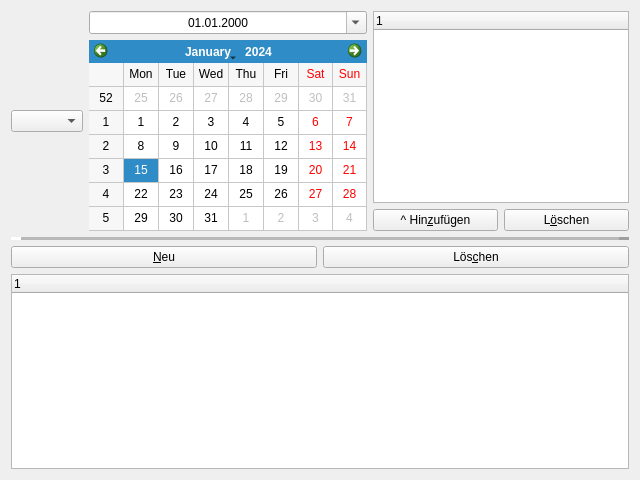
<?xml version="1.0" encoding="UTF-8"?>
<ui version="4.0">
 <class>CPrealertEdit</class>
 <widget class="QWidget" name="CPrealertEdit">
  <property name="geometry">
   <rect>
    <x>0</x>
    <y>0</y>
    <width>640</width>
    <height>480</height>
   </rect>
  </property>
  <property name="windowTitle">
   <string>Form</string>
  </property>
  <layout class="QVBoxLayout" name="verticalLayout">
   <item>
    <layout class="QHBoxLayout" name="horizontalLayout_2">
     <item>
      <widget class="QComboBox" name="cmbPersonal"/>
     </item>
     <item>
      <layout class="QVBoxLayout" name="verticalLayout_2">
       <item>
        <widget class="QDateEdit" name="datFromDate">
         <property name="alignment">
          <set>Qt::AlignCenter</set>
         </property>
         <property name="displayFormat">
          <string>dd.MM.yyyy</string>
         </property>
         <property name="calendarPopup">
          <bool>true</bool>
         </property>
        </widget>
       </item>
       <item>
        <widget class="QCalendarWidget" name="calDate">
         <property name="gridVisible">
          <bool>true</bool>
         </property>
        </widget>
       </item>
      </layout>
     </item>
     <item>
      <layout class="QVBoxLayout" name="verticalLayout_3">
       <item>
        <widget class="QTreeWidget" name="trvDutyTypes">
         <property name="sizePolicy">
          <sizepolicy hsizetype="Preferred" vsizetype="Expanding">
           <horstretch>0</horstretch>
           <verstretch>0</verstretch>
          </sizepolicy>
         </property>
         <column>
          <property name="text">
           <string notr="true">1</string>
          </property>
         </column>
        </widget>
       </item>
       <item>
        <layout class="QHBoxLayout" name="horizontalLayout_3">
         <item>
          <widget class="QPushButton" name="cmdNewDuty">
           <property name="text">
            <string>^ Hin&amp;zufügen</string>
           </property>
          </widget>
         </item>
         <item>
          <widget class="QPushButton" name="cmdKillDuty">
           <property name="text">
            <string>L&amp;öschen</string>
           </property>
          </widget>
         </item>
        </layout>
       </item>
      </layout>
     </item>
    </layout>
   </item>
   <item>
    <widget class="Line" name="line">
     <property name="frameShadow">
      <enum>QFrame::Raised</enum>
     </property>
     <property name="lineWidth">
      <number>10</number>
     </property>
     <property name="midLineWidth">
      <number>5</number>
     </property>
     <property name="orientation">
      <enum>Qt::Horizontal</enum>
     </property>
    </widget>
   </item>
   <item>
    <layout class="QHBoxLayout" name="horizontalLayout">
     <item>
      <widget class="QPushButton" name="cmdNew">
       <property name="text">
        <string>&amp;Neu</string>
       </property>
      </widget>
     </item>
     <item>
      <widget class="QPushButton" name="cmdKill">
       <property name="text">
        <string>Lös&amp;chen</string>
       </property>
      </widget>
     </item>
    </layout>
   </item>
   <item>
    <widget class="QTreeWidget" name="trvPrealerts">
     <column>
      <property name="text">
       <string notr="true">1</string>
      </property>
     </column>
    </widget>
   </item>
  </layout>
 </widget>
 <tabstops>
  <tabstop>cmbPersonal</tabstop>
  <tabstop>datFromDate</tabstop>
  <tabstop>cmdNew</tabstop>
  <tabstop>cmdKill</tabstop>
  <tabstop>trvPrealerts</tabstop>
 </tabstops>
 <resources/>
 <connections/>
</ui>
